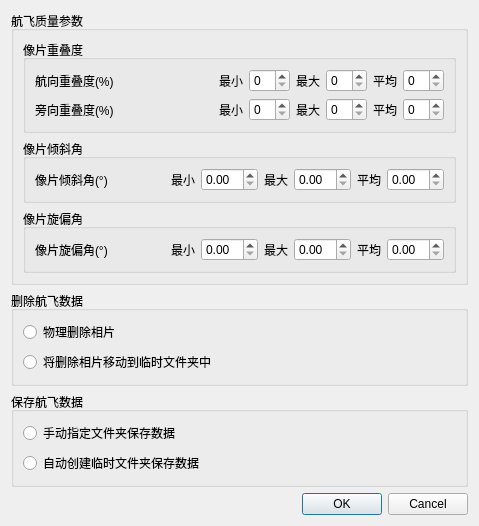
<?xml version="1.0" encoding="UTF-8"?>
<ui version="4.0">
 <class>dialog_selectSetting</class>
 <widget class="QDialog" name="dialog_selectSetting">
  <property name="geometry">
   <rect>
    <x>0</x>
    <y>0</y>
    <width>479</width>
    <height>498</height>
   </rect>
  </property>
  <property name="windowTitle">
   <string>设置</string>
  </property>
  <layout class="QVBoxLayout" name="verticalLayout">
   <item>
    <widget class="QGroupBox" name="groupBox_3">
     <property name="title">
      <string>航飞质量参数</string>
     </property>
     <layout class="QVBoxLayout" name="verticalLayout_2">
      <item>
       <widget class="QGroupBox" name="groupBox_22">
        <property name="title">
         <string>像片重叠度</string>
        </property>
        <property name="flat">
         <bool>true</bool>
        </property>
        <layout class="QVBoxLayout" name="verticalLayout_3">
         <item>
          <layout class="QGridLayout" name="gridLayout">
           <item row="0" column="0">
            <widget class="QLabel" name="label_32">
             <property name="text">
              <string>航向重叠度(%)</string>
             </property>
            </widget>
           </item>
           <item row="0" column="1">
            <spacer name="horizontalSpacer">
             <property name="orientation">
              <enum>Qt::Horizontal</enum>
             </property>
             <property name="sizeHint" stdset="0">
              <size>
               <width>68</width>
               <height>20</height>
              </size>
             </property>
            </spacer>
           </item>
           <item row="0" column="2">
            <widget class="QLabel" name="label_33">
             <property name="text">
              <string>最小</string>
             </property>
            </widget>
           </item>
           <item row="0" column="3">
            <widget class="QSpinBox" name="spinBox"/>
           </item>
           <item row="0" column="4">
            <widget class="QLabel" name="label_34">
             <property name="text">
              <string>最大</string>
             </property>
            </widget>
           </item>
           <item row="0" column="5">
            <widget class="QSpinBox" name="spinBox_2"/>
           </item>
           <item row="0" column="6">
            <widget class="QLabel" name="label_35">
             <property name="text">
              <string>平均</string>
             </property>
            </widget>
           </item>
           <item row="0" column="7">
            <widget class="QSpinBox" name="spinBox_3"/>
           </item>
           <item row="1" column="0">
            <widget class="QLabel" name="label_41">
             <property name="text">
              <string>旁向重叠度(%)</string>
             </property>
            </widget>
           </item>
           <item row="1" column="1">
            <spacer name="horizontalSpacer_2">
             <property name="orientation">
              <enum>Qt::Horizontal</enum>
             </property>
             <property name="sizeHint" stdset="0">
              <size>
               <width>68</width>
               <height>20</height>
              </size>
             </property>
            </spacer>
           </item>
           <item row="1" column="2">
            <widget class="QLabel" name="label_38">
             <property name="text">
              <string>最小</string>
             </property>
            </widget>
           </item>
           <item row="1" column="3">
            <widget class="QSpinBox" name="spinBox_4"/>
           </item>
           <item row="1" column="4">
            <widget class="QLabel" name="label_36">
             <property name="text">
              <string>最大</string>
             </property>
            </widget>
           </item>
           <item row="1" column="5">
            <widget class="QSpinBox" name="spinBox_5"/>
           </item>
           <item row="1" column="6">
            <widget class="QLabel" name="label_37">
             <property name="text">
              <string>平均</string>
             </property>
            </widget>
           </item>
           <item row="1" column="7">
            <widget class="QSpinBox" name="spinBox_6"/>
           </item>
          </layout>
         </item>
        </layout>
       </widget>
      </item>
      <item>
       <widget class="QGroupBox" name="groupBox_25">
        <property name="title">
         <string>像片倾斜角</string>
        </property>
        <property name="flat">
         <bool>true</bool>
        </property>
        <layout class="QHBoxLayout" name="horizontalLayout">
         <item>
          <widget class="QLabel" name="label_46">
           <property name="text">
            <string>像片倾斜角(°)</string>
           </property>
          </widget>
         </item>
         <item>
          <spacer name="horizontalSpacer_36">
           <property name="orientation">
            <enum>Qt::Horizontal</enum>
           </property>
           <property name="sizeHint" stdset="0">
            <size>
             <width>8</width>
             <height>20</height>
            </size>
           </property>
          </spacer>
         </item>
         <item>
          <widget class="QLabel" name="label_42">
           <property name="text">
            <string>最小</string>
           </property>
          </widget>
         </item>
         <item>
          <widget class="QDoubleSpinBox" name="doubleSpinBox"/>
         </item>
         <item>
          <widget class="QLabel" name="label_39">
           <property name="text">
            <string>最大</string>
           </property>
          </widget>
         </item>
         <item>
          <widget class="QDoubleSpinBox" name="doubleSpinBox_2"/>
         </item>
         <item>
          <widget class="QLabel" name="label_40">
           <property name="text">
            <string>平均</string>
           </property>
          </widget>
         </item>
         <item>
          <widget class="QDoubleSpinBox" name="doubleSpinBox_3"/>
         </item>
        </layout>
       </widget>
      </item>
      <item>
       <widget class="QGroupBox" name="groupBox_29">
        <property name="title">
         <string>像片旋偏角</string>
        </property>
        <property name="flat">
         <bool>true</bool>
        </property>
        <layout class="QHBoxLayout" name="horizontalLayout_2">
         <item>
          <widget class="QLabel" name="label_51">
           <property name="text">
            <string>像片旋偏角(°)</string>
           </property>
          </widget>
         </item>
         <item>
          <spacer name="horizontalSpacer_39">
           <property name="orientation">
            <enum>Qt::Horizontal</enum>
           </property>
           <property name="sizeHint" stdset="0">
            <size>
             <width>8</width>
             <height>20</height>
            </size>
           </property>
          </spacer>
         </item>
         <item>
          <widget class="QLabel" name="label_43">
           <property name="text">
            <string>最小</string>
           </property>
          </widget>
         </item>
         <item>
          <widget class="QDoubleSpinBox" name="doubleSpinBox_4"/>
         </item>
         <item>
          <widget class="QLabel" name="label_44">
           <property name="text">
            <string>最大</string>
           </property>
          </widget>
         </item>
         <item>
          <widget class="QDoubleSpinBox" name="doubleSpinBox_5"/>
         </item>
         <item>
          <widget class="QLabel" name="label_45">
           <property name="text">
            <string>平均</string>
           </property>
          </widget>
         </item>
         <item>
          <widget class="QDoubleSpinBox" name="doubleSpinBox_6"/>
         </item>
        </layout>
       </widget>
      </item>
     </layout>
    </widget>
   </item>
   <item>
    <widget class="QGroupBox" name="groupBox">
     <property name="title">
      <string>删除航飞数据</string>
     </property>
     <layout class="QVBoxLayout" name="verticalLayout_4">
      <item>
       <widget class="QRadioButton" name="radioButton">
        <property name="text">
         <string>物理删除相片</string>
        </property>
       </widget>
      </item>
      <item>
       <widget class="QRadioButton" name="radioButton_2">
        <property name="text">
         <string>将删除相片移动到临时文件夹中</string>
        </property>
       </widget>
      </item>
     </layout>
    </widget>
   </item>
   <item>
    <widget class="QGroupBox" name="groupBox_2">
     <property name="title">
      <string>保存航飞数据</string>
     </property>
     <layout class="QVBoxLayout" name="verticalLayout_5">
      <item>
       <widget class="QRadioButton" name="radioButton_3">
        <property name="text">
         <string>手动指定文件夹保存数据</string>
        </property>
       </widget>
      </item>
      <item>
       <widget class="QRadioButton" name="radioButton_4">
        <property name="text">
         <string>自动创建临时文件夹保存数据</string>
        </property>
       </widget>
      </item>
     </layout>
    </widget>
   </item>
   <item>
    <widget class="QDialogButtonBox" name="buttonBox">
     <property name="orientation">
      <enum>Qt::Horizontal</enum>
     </property>
     <property name="standardButtons">
      <set>QDialogButtonBox::Cancel|QDialogButtonBox::Ok</set>
     </property>
    </widget>
   </item>
  </layout>
 </widget>
 <resources/>
 <connections>
  <connection>
   <sender>buttonBox</sender>
   <signal>accepted()</signal>
   <receiver>dialog_selectSetting</receiver>
   <slot>accept()</slot>
   <hints>
    <hint type="sourcelabel">
     <x>248</x>
     <y>254</y>
    </hint>
    <hint type="destinationlabel">
     <x>157</x>
     <y>274</y>
    </hint>
   </hints>
  </connection>
  <connection>
   <sender>buttonBox</sender>
   <signal>rejected()</signal>
   <receiver>dialog_selectSetting</receiver>
   <slot>reject()</slot>
   <hints>
    <hint type="sourcelabel">
     <x>316</x>
     <y>260</y>
    </hint>
    <hint type="destinationlabel">
     <x>286</x>
     <y>274</y>
    </hint>
   </hints>
  </connection>
 </connections>
</ui>
